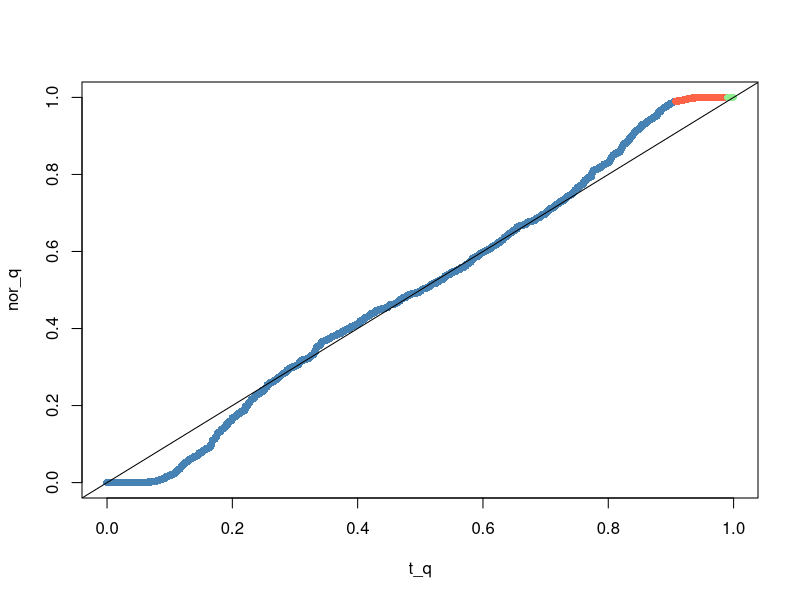

This figure's R source:
n 		= 3
J 		= 1000
t 		= c( rep(0, J) )
nor 	= c( rep(0, J) )

for (j in 1:J){
  x      = runif(n)
  t[j]   = sqrt(n) * ( (mean(x) - 0.5)/sd(x) )
  nor[j] = pnorm(t[j])
}
t     = sort(t)
t_q   = seq(0,J-1)/J
nor_q = sort(nor)
t_q_l=t_q[nor_q>0.99]
nor_q_l=nor_q[nor_q>0.99]
t_q_c=t_q[t_q>0.99]
nor_q_c=nor_q[t_q>0.99]
plot(t_q, nor_q, pch=16, col="steelblue")
points(t_q_l, nor_q_l, pch=16, col="tomato")
points(t_q_c, nor_q_c, pch=16, col="lightgreen")
lines(c(-1,2), c(-1,2))